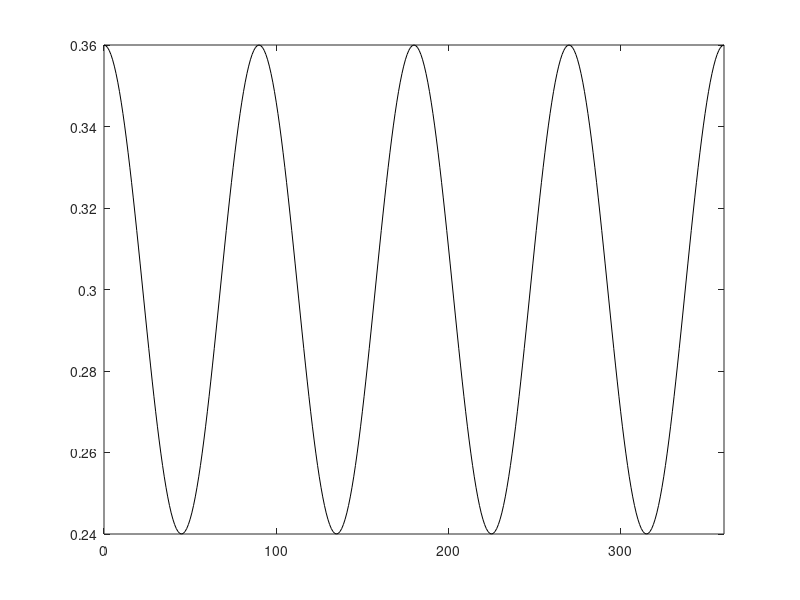

This chart was generated by the following MATLAB code:
clear; clc; close all;

deg=[0:1:360];
im=numel(deg);
gam0=0.3;
alp=0.2;

for i=1:im
    rad=deg(i)/180*pi;
    gam(i)=gam0*(1+alp*cos(4*rad));
end    

plot(deg,gam,'k')
xlim([0 360])

